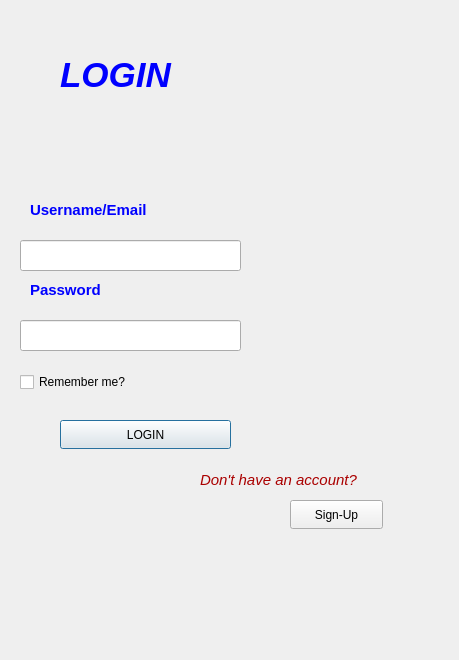
<?xml version="1.0" encoding="UTF-8"?>
<ui version="4.0">
 <class>Login</class>
 <widget class="QDialog" name="Login">
  <property name="geometry">
   <rect>
    <x>0</x>
    <y>0</y>
    <width>459</width>
    <height>660</height>
   </rect>
  </property>
  <property name="windowTitle">
   <string>Dialog</string>
  </property>
  <widget class="QLabel" name="LOGINLabel">
   <property name="geometry">
    <rect>
     <x>60</x>
     <y>30</y>
     <width>231</width>
     <height>91</height>
    </rect>
   </property>
   <property name="text">
    <string>&lt;html&gt;&lt;head/&gt;&lt;body&gt;&lt;p&gt;&lt;span style=&quot; font-size:26pt; font-weight:700; font-style:italic; color:#0000ff;&quot;&gt;LOGIN&lt;/span&gt;&lt;/p&gt;&lt;/body&gt;&lt;/html&gt;</string>
   </property>
  </widget>
  <widget class="QLabel" name="usernameLABEL">
   <property name="geometry">
    <rect>
     <x>30</x>
     <y>200</y>
     <width>151</width>
     <height>20</height>
    </rect>
   </property>
   <property name="text">
    <string>&lt;html&gt;&lt;head/&gt;&lt;body&gt;&lt;p&gt;&lt;span style=&quot; font-size:11pt; font-weight:700; color:#0000ff;&quot;&gt;Username/Email&lt;/span&gt;&lt;/p&gt;&lt;/body&gt;&lt;/html&gt;</string>
   </property>
  </widget>
  <widget class="QLineEdit" name="usernamelineedit">
   <property name="geometry">
    <rect>
     <x>20</x>
     <y>240</y>
     <width>221</width>
     <height>31</height>
    </rect>
   </property>
  </widget>
  <widget class="QLineEdit" name="LineEditPassword">
   <property name="geometry">
    <rect>
     <x>20</x>
     <y>320</y>
     <width>221</width>
     <height>31</height>
    </rect>
   </property>
   <property name="echoMode">
    <enum>QLineEdit::Password</enum>
   </property>
  </widget>
  <widget class="QLabel" name="PasswordLabel">
   <property name="geometry">
    <rect>
     <x>30</x>
     <y>280</y>
     <width>91</width>
     <height>21</height>
    </rect>
   </property>
   <property name="text">
    <string>&lt;html&gt;&lt;head/&gt;&lt;body&gt;&lt;p&gt;&lt;span style=&quot; font-size:11pt; font-weight:700; color:#0000ff;&quot;&gt;Password&lt;/span&gt;&lt;/p&gt;&lt;/body&gt;&lt;/html&gt;</string>
   </property>
  </widget>
  <widget class="QCheckBox" name="REMEMBERMECHECKBOX">
   <property name="geometry">
    <rect>
     <x>20</x>
     <y>370</y>
     <width>141</width>
     <height>24</height>
    </rect>
   </property>
   <property name="acceptDrops">
    <bool>false</bool>
   </property>
   <property name="toolTipDuration">
    <number>-1</number>
   </property>
   <property name="text">
    <string>Remember me?</string>
   </property>
   <property name="checked">
    <bool>false</bool>
   </property>
  </widget>
  <widget class="QLabel" name="noaccountlabel">
   <property name="geometry">
    <rect>
     <x>200</x>
     <y>470</y>
     <width>211</width>
     <height>20</height>
    </rect>
   </property>
   <property name="text">
    <string>&lt;html&gt;&lt;head/&gt;&lt;body&gt;&lt;p&gt;&lt;span style=&quot; font-size:11pt; font-style:italic; color:#aa0000;&quot;&gt;Don't have an account?&lt;/span&gt;&lt;/p&gt;&lt;/body&gt;&lt;/html&gt;</string>
   </property>
  </widget>
  <widget class="QPushButton" name="loginButton">
   <property name="geometry">
    <rect>
     <x>60</x>
     <y>420</y>
     <width>171</width>
     <height>29</height>
    </rect>
   </property>
   <property name="text">
    <string>LOGIN</string>
   </property>
  </widget>
  <widget class="QPushButton" name="SIGNUPBUTTON">
   <property name="geometry">
    <rect>
     <x>290</x>
     <y>500</y>
     <width>93</width>
     <height>29</height>
    </rect>
   </property>
   <property name="text">
    <string>Sign-Up</string>
   </property>
  </widget>
 </widget>
 <resources/>
 <connections/>
</ui>
